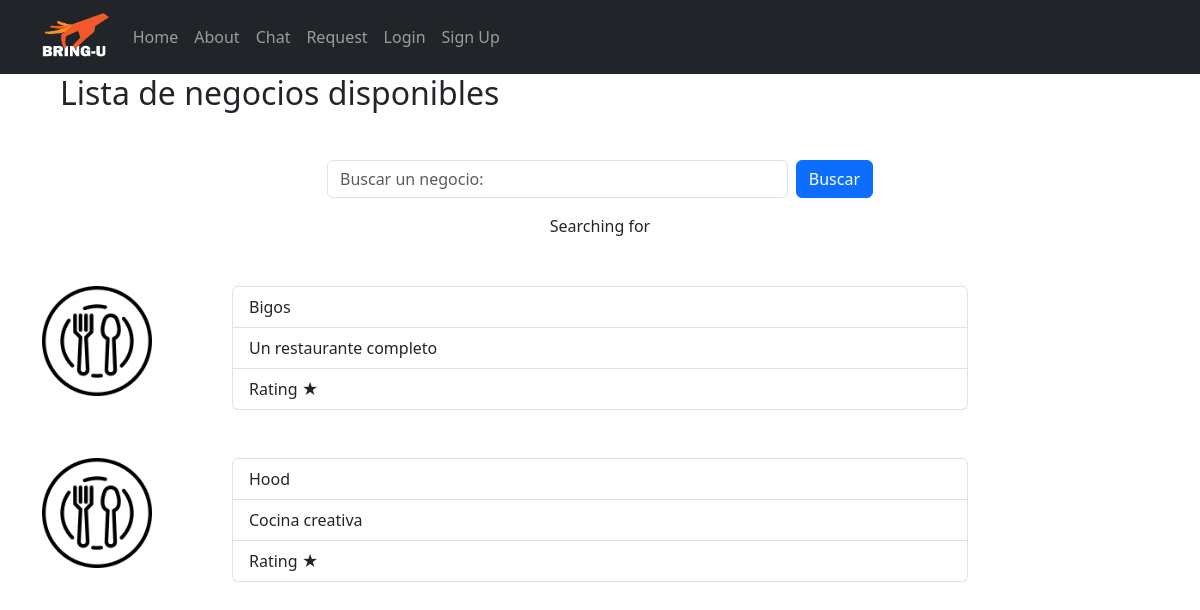
/business, run on an earlier commit of the app's database.
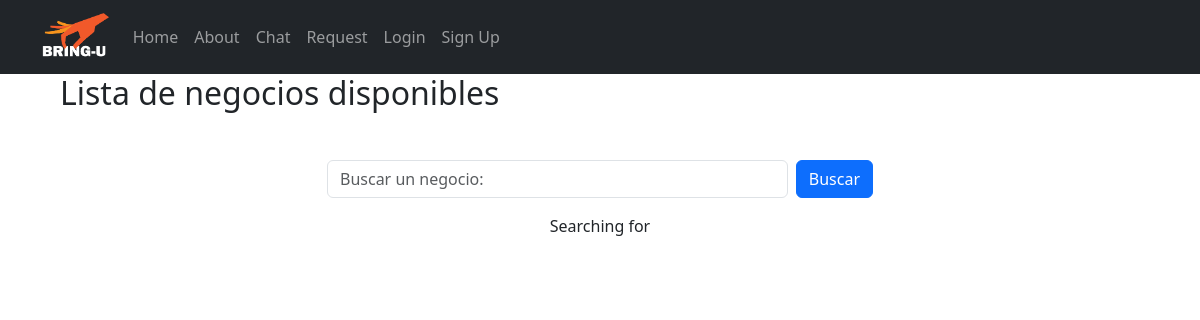
And on a later commit of the database.
### bring_u/models.py (models this page shows, shortened)
class Business(models.Model):
    id_business = models.AutoField(primary_key=True)
    name = models.CharField(max_length=70)
    desc = models.CharField(max_length=100)
    opening_time = models.TimeField(default="07:00:00")
    closing_time = models.TimeField(default="18:00:00")

### bring_u/views.py (the view, shortened to what this page needs)
# urls.py: path('business',bringuViews.business),
def business(request):
    user = request.user
    is_delivering = UserProfile.objects.filter(username=user, is_service_prov=True).exists() if user.is_authenticated else False
    searchBusiness= request.GET.get('searchBusiness')
    if searchBusiness:
        businesses = Business.objects.filter(name__icontains = searchBusiness)
    else:
        businesses =  Business.objects.all()
        searchBusiness = ""
    businessesDict = {
        'businesses': businesses,
        'searchRestaurant':searchBusiness,
        'is_delivering':is_delivering
    }
    return render(request, 'business.html', businessesDict  )

### bring_u/templates/business.html (shortened to what this page needs)
<body>
  {% extends "base.html" %}
  {% block content %}
    <h2 id="restaurant-list">Lista de negocios disponibles</h2>
    <div class="container mt-5">
      <div class="row justify-content-center">
          <div class="col-md-6">
              <form class="d-flex" action="">
                  <input class="form-control me-2" name="searchBusiness" type="text"  placeholder="Buscar un negocio:" aria-label="Search">
                  <button class="btn btn-primary" type="submit">Buscar</button>
                </form>
              </div>
            </div>
      </div>
      <div id="searchReference">
        <p>Searching for {{ searchBusiness }}</p>
      </div>
        {% for business in businesses %}
        <div class="container mt-5" id="clickable-container" onclick="redirectToLink('{{business.id_business}}')">
          <div class="row">
              <div class="col-md-2">
                  <img src="../../media/food.png" alt="Image" class="img-fluid">
              </div>
              <div class="col-md-8">
                  <ul class="list-group">
                      <li class="list-group-item font-weight-bold">{{business.name}}</li>
                      <li class="list-group-item">{{business.desc}}</li>
                      <li class="list-group-item">Rating ★</li>
                  </ul>
              </div>
          </div>
      </div>
      {%endfor%}
 {% endblock %}

### bring_u/templates/base.html (shortened to what this page needs)
    <!DOCTYPE html>
    <html lang="en">
    <head>
        <link href="https://cdn.jsdelivr.net/npm/bootstrap@5.3.1/dist/css/bootstrap.min.css" rel="stylesheet">
    </head>
    <body>
        <header>
            <nav class="navbar navbar-expand-lg navbar-dark bg-dark">
            <div class="container d-flex">
                <a class="navbar-brand pr-4 logo" href="/"><img src="/media/logo.png" alt="" height="48px"></a>
                <div class="collapse navbar-collapse mr-auto" id="navbarNav">
                    <ul class="navbar-nav ml-auto">
                        <li class="nav-item mr-auto">
                            <a class="nav-link" href="/">Home</a>
                        </li>
                        <li class="nav-item">
                            <a class="nav-link" href="#">About</a>
                        </li>
                        <li class="nav-item">
                            <a class="nav-link" href="/chat">Chat</a>
                        </li>
                        <li class="nav-item">
                            <a class="nav-link" href="/request"> Request</a>
                        </li>
                        <div class="navbar-nav ms-auto">
                                {% if user.is_authenticated %}
                                <a class="nav-link" href="{% url 'logoutaccount' %}">
                                    Logout ({{ user.username }})
                                </a>
                                {% else %}
                                <a class="nav-link" href="{% url 'loginaccount' %}">Login</a>
                                <a class="nav-link" href="{% url 'signup' %}">
                                    Sign Up
                                </a>
                                {% endif %}
                        </div>
                    </ul>
                </div>
            </div>
        </nav>
        </header>
        <main>
            {% block content %}
            {% endblock %}
            </main>
    </body>
</html>

### bring_u/templates/business.html (style rules this page uses)
#restaurant-list { margin-left: 5vw; }
#searchReference { width: 100vw; text-align: center; }

What changed in the data, as far as the page shows it:
removed Business: name "Bigos", desc "Un restaurante completo"
removed Business: name "Hood", desc "Cocina creativa"
